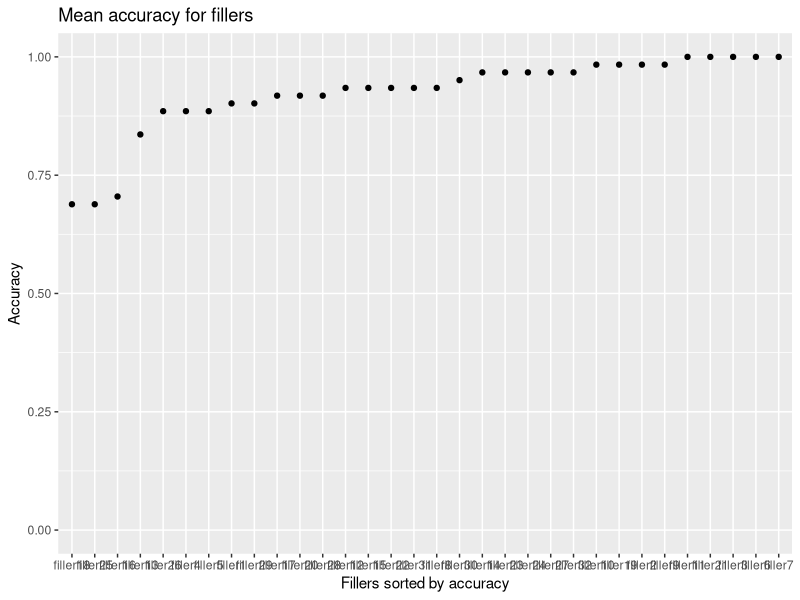
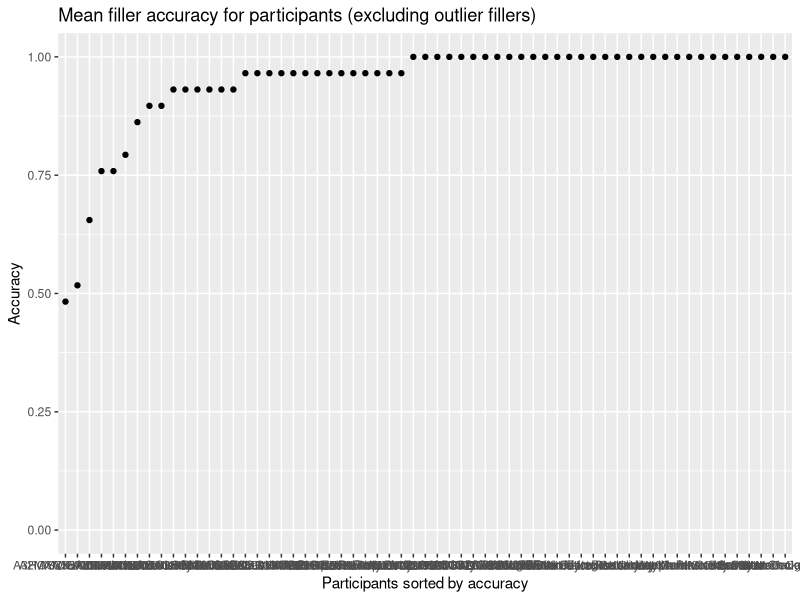
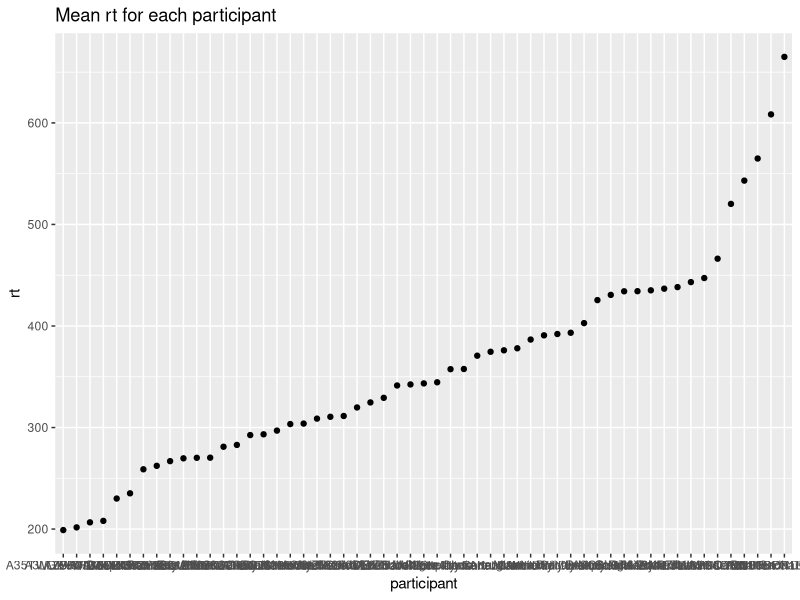
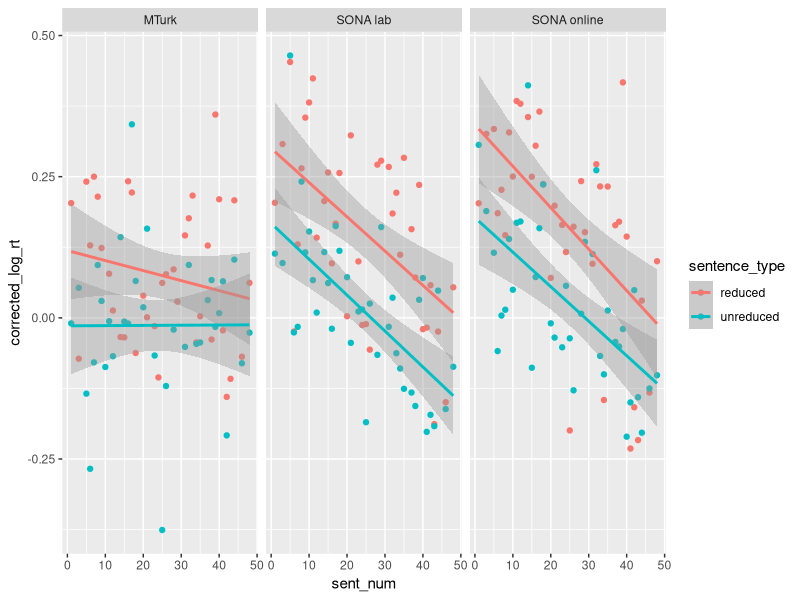

These figures' R source, in order: (Note: this script raises an error after producing the figures.)
## ---- chunk 1
knitr::opts_chunk$set(echo = TRUE)
library(ggplot2)
library(plyr)
library("reshape2")
library(forcats)
library(stringr)
library(lme4)
library(data.table)
library(lmerTest)
library(MASS)
## ---- chunk 2
#Used to get the mean and sd of any dependent variable in a df as grouped by specific independent variables
data_summary <- function(data, varname, groupnames){
  require(plyr)
   length2 <- function (x, na.rm=FALSE) {
        if (na.rm) sum(!is.na(x))
        else       length(x)
    }
  summary_func <- function(x, col){
    c(N    = length2(x[[col]], na.rm=TRUE),
      mean = mean(x[[col]], na.rm=TRUE),
      sd = sd(x[[col]], na.rm=TRUE))
  }
  data_sum<-ddply(data, groupnames, .fun=summary_func,
                  varname)
  data_sum <- rename(data_sum, c("mean" = varname))
  
  data_sum$se <- data_sum$sd / sqrt(data_sum$N)

  ciMult <- qt(0.95/2 + .5, data_sum$N-1)
  data_sum$ci <- data_sum$se * ciMult
 return(data_sum)
}

data_summ <- function(data, varname, groupnames){
  require(plyr)
   length2 <- function (x, na.rm=FALSE) {
        if (na.rm) sum(!is.na(x))
        else       length(x)
    }
  summary_func <- function(x, col){
    c(N    = length2(x[[col]], na.rm=TRUE),
      mean = mean(x[[col]], na.rm=TRUE),
      sd = sd(x[[col]], na.rm=TRUE))
  }
  data_sum<-ddply(data, groupnames, .fun=summary_func,
                  varname)
  data_sum <- rename(data_sum, c("mean" = varname))
 return(data_sum)
}


filter_data <- function(d, filt_var, filt_val){
  m <- mean(d[[filt_var]])
  s <- sd(d[[filt_var]])
  subset(d, d[[filt_var]] > m-(filt_val*s) & d[[filt_var]] < m+(filt_val*s))
}

plot_regions <- function(d,x_val,y_val,group_val) {
  ggplot(data=d,
       aes_string(x=x_val, y=y_val, colour=group_val, group = group_val)) + geom_point() + geom_line()
}

get_diff <- function(d,colname_var, var1, var2, colname_val, new_colname) {
  data_var1 <- subset(d, d[[colname_var]]==var1)
  data_var2 <- subset(d, d[[colname_var]]==var2)
  new <- data_var1
  new[[new_colname]] <- data_var1[[colname_val]] - data_var2[[colname_val]]
  return(new)
}

c. <- function (x) scale(x, scale = FALSE)


## ---- chunk 3

mturk <- read.csv('../Data/mturk.csv', header = TRUE)
mturk$modality <- "MTurk"
mturk_demographic <- read.csv('../Data/mturk_demographic.csv', header = TRUE)
mturk_demographic$modality <- "MTurk"


sona_lab <- read.csv('../Data/sona_lab.csv', header = TRUE)
sona_lab$modality <- "SONA lab"
sona_lab_demographic <- read.csv('../Data/sona_lab_demographic.csv', header = TRUE)
sona_lab_demographic$modality <- "SONA lab"

sona_online <- read.csv('../Data/sona_online.csv', header = TRUE)
sona_online$modality <- "SONA online"
sona_online_demographic <- read.csv('../Data/sona_online_demographic.csv', header = TRUE)
sona_online_demographic$modality <- "SONA online"

spr <- rbind(mturk, sona_lab, sona_online)
spr$word_length <- nchar(as.character(spr$word))
demographic <- rbind(mturk_demographic, sona_lab_demographic, sona_online_demographic)

colnames(demographic) <- c('firstlang_eng', 'first_lang', 'other_langs', 'gender', 'age', 'age_acquisition', 'country', 'participant', 'proficiency', 'education')

## ---- chunk 4

# Exclude non-native speakers
native <- subset(spr, trimws(as.character(participant)) %in% trimws(as.character(demographic[demographic$firstlang_eng != 'No',]$participant)))

# Get accuracy of all filler items
fillers <- subset(native, sentence_type == 'filler')
mean_accs_fillers_byitem <- ddply(fillers, .(sent_id), function(x) mean(x$response, na.rm=T))

mean_accs_fillers_byitem$sent_id <- factor(mean_accs_fillers_byitem$sent_id, levels = unique(mean_accs_fillers_byitem$sent_id[order(mean_accs_fillers_byitem$V1)])) #reordering by accuracy

ggplot(mean_accs_fillers_byitem,aes(x=sent_id, y=V1)) + geom_point() + labs(title = 'Mean accuracy for fillers', x = 'Fillers sorted by accuracy', y = 'Accuracy') + ylim(0, 1)

# Get IDs of outliers that have accuracy below 2sd
outliers <- unique(subset(mean_accs_fillers_byitem, V1 < mean(mean_accs_fillers_byitem$V1) - (2*sd(mean_accs_fillers_byitem$V1)))$sent_id)
length(outliers)

# Get mean accuracy for each participant excluding the outlier items
mean_accs_fillers_byparticipant <- ddply(subset(fillers, !(sent_id %in% outliers)), .(participant,list), function(x) mean(x$response, na.rm=T))

mean_accs_fillers_byparticipant$participant <- factor(mean_accs_fillers_byparticipant$participant, levels = unique(mean_accs_fillers_byparticipant$participant[order(mean_accs_fillers_byparticipant$V1)])) #reordering by accuracy

ggplot(mean_accs_fillers_byparticipant,aes(x=participant, y=V1)) + geom_point() + labs(title = 'Mean filler accuracy for participants (excluding outlier fillers)', x = 'Participants sorted by accuracy', y = 'Accuracy') + ylim(0, 1)

# Exclude participants with accuracy less than 0.8
exclusion_value <- min(mean(mean_accs_fillers_byparticipant$V1) - 2*sd(mean_accs_fillers_byparticipant$V1), 0.8)


accurate <- subset(native, participant %in% mean_accs_fillers_byparticipant[mean_accs_fillers_byparticipant$V1 > 0.8,]$participant)
accurate$region <- trimws(accurate$region)
accurate$sentence <- trimws(accurate$sentence)

# Exclude observations with RTs less than 100 and greater than 2000 ms
no_questions <- subset(accurate, is.na(accurate$response))
no_outliers <- subset(no_questions, rt > 100 & rt < 2000)

# Length correction
mixed_model <- lmer(log(rt) ~ scale(word_length) + (1+scale(word_length)|participant), no_outliers)
no_outliers$corrected_log_rt <- residuals(mixed_model)

mean_rt_bypart <- data_summary(no_outliers, 'rt', 'participant')
mean_rt_bypart$participant <- factor(mean_rt_bypart$participant, levels = unique(mean_rt_bypart$participant[order(mean_rt_bypart$rt)]))
ggplot(mean_rt_bypart,aes(x=participant, y=rt)) + geom_point() + labs(title = 'Mean rt for each participant')


slow_parts <- subset(mean_rt_bypart, rt > mean(mean_rt_bypart$rt) + 3*sd(mean_rt_bypart$rt))

no_slow_parts <- subset(no_outliers, !(participant %in% unique(slow_parts$participant)))
## ---- chunk 5

length(unique(subset(no_slow_parts, modality == 'MTurk')$participant))
length(unique(subset(no_slow_parts, modality == 'SONA lab')$participant))
length(unique(subset(no_slow_parts, modality == 'SONA online')$participant))



by_sentnum <- data_summary(subset(no_slow_parts, region == 'Disambig_region'), 'corrected_log_rt', groupnames = c('sentence_type', 'modality', 'sent_num'))

ggplot(by_sentnum, aes(sent_num, corrected_log_rt, group = sentence_type, colour = sentence_type)) + geom_point() + geom_smooth(method=lm) + facet_wrap(~modality)

## ---- chunk 6

disambig <- subset(no_slow_parts, region == "Disambig_region")
disambig_summary <- data_summ(disambig, 'corrected_log_rt', groupnames = c('sentence_type', 'participant', 'sent_id', 'modality', 'sent_num'))

#disambig_summary <- data_summ(disambig, 'rt', groupnames = c('sentence_type', 'participant', 'sent_id', 'modality', 'sent_num'))

disambig_summary$sent_id_unique <- factor(str_split_fixed(disambig_summary$sent_id, '_', 2)[,1])

disambig_summary$modality <- factor(disambig_summary$modality, levels = c("MTurk", "SONA online", "SONA lab"))
contrasts(disambig_summary$modality) <- "contr.sum"
contrasts(disambig_summary$modality)

disambig_summary$sentence_type <- factor(disambig_summary$sentence_type,levels = c('reduced', 'unreduced'))
contrasts(disambig_summary$sentence_type) <- "contr.sum"
contrasts(disambig_summary$sentence_type)

## ---- chunk 7

model1 <- lmer(corrected_log_rt ~ sentence_type * modality * c.(log(sent_num)) + (1 + sentence_type + c.(log(sent_num)) | participant) + (1 + sentence_type | sent_id_unique), disambig_summary)

print(coef(summary(model1)), digits = 2)

summary(model1)
## ---- chunk 8

# CREATE DATASET WITH PREDICTED MODEL RT

create_dataset <- function(num_participants_pergroup, num_groups, group_names, coef_list, coefs, intercept, effect_size_multiple) {
  
  total_parts <- num_participants_pergroup * num_groups

  num_random_orders <- 2
  num_conds <- 2
  num_lists <- num_random_orders*num_conds
  
  num_items <- 48  #16 critical items, 32 fillers
  r <- c(1:16)  # RRC ids 
  f <- c(17:48) # filler ids 
  
  item_set1 <- sample(c(r,f)) #one random order
  item_set2 <- sample(c(r,f)) #another random order
  
  crit_conds1a <- sample(rep(c(1,-1),8))
  crit_conds1b <- ifelse(crit_conds1a == 1, -1, 1)
  crit_conds2a <- sample(rep(c(1,-1),8))
  crit_conds2b <- ifelse(crit_conds2a == 1, -1, 1)
  
  combined_item_set <- c(item_set1, item_set1, item_set2, item_set2)  # 1A, 1B, 2A, 2B
  combined_crit_conds <- c(crit_conds1a, crit_conds1b, crit_conds2a, crit_conds2b)
  
  conds <- rep(7, length(combined_item_set))
  
  i <- 1
  j <- 1
  # 1 RRC, -1 URC, 0 filler
  for(item in combined_item_set){
    if(item > 16) {
      conds[i] <- 0
    }
    else {
      conds[i] <- combined_crit_conds[j]
      j <- j + 1
    }
    i <- i + 1
  }
  
  sentence_type <- rep(conds, (total_parts/num_lists))
  

  participant <- factor(rep(c(1:total_parts), each = num_items))
  item <- factor(rep(combined_item_set, times = (total_parts/num_lists)))
  sent_num <- rep(c(1:num_items), total_parts)
  sent_num <- c.(log(sent_num))
  modality <- rep(group_names, each = num_participants_pergroup*num_items)
  
  d <- data.frame(participant = participant, sentence_type = sentence_type, sent_num = sent_num, modality = modality, item = item)
  
  d$modality1 <- ifelse(d$modality == group_names[1], 1, 
                        ifelse(d$modality == group_names[3], -1, 0))
  
  d$modality2 <- ifelse(d$modality == group_names[2], 1, 
                        ifelse(d$modality == group_names[3], -1, 0))
  
  d$model_rt <- 0
  
  for(i in c(1:length(coef_list))){
    curr_coef <- 1
    for(item in head(coef_list[[i]])){   # for when there is interaction
      curr_coef <- curr_coef * d[[item]]
    }
    d$model_rt <- d$model_rt + curr_coef*coefs[i]
  }
  d$model_rt <- intercept + effect_size_multiple*d$model_rt
  
  return(d)
}

# ADD RANDOM EFFECTS

add_random.effects_bygroup <- function(df, all_coefs,var_name, group_name, ranef_list) {
  # df is one row in the dataframe (e.g. one row for a participant)
  # all_coefs is a dataframe with as many rows as participants/items
  coefs <- subset(all_coefs, all_coefs[[group_name]] == unique(df[[group_name]]))

  # Initializes varname.rand (e.g. part.rand) with the intercept (i.e. the random intercept)
  df[[paste(var_name, '.rand', sep = "")]] <- coefs$intercept
  
  #For every random slope, gets the value of the slope (e.g. sent_num = 1) and multiplies with random coef (which we got through the mvrnorm)
  for(i in c(1:length(ranef_list))){
    curr_coef <- 1
    for(item in head(ranef_list[[i]])){ # applies for random slopes with interactions
      curr_coef <- curr_coef * df[[item]] 
    }
    
    df[[paste(var_name, '.rand', sep = "")]] <- df[[paste(var_name, '.rand', sep = "")]] + curr_coef*coefs[,i]   # adds the value to varname.rand 
  }
  
  return(df)
}


add_random.effects <- function(df, model, num_participants, num_coefs, colnames, part_ranefs, item_ranefs, part_ranef_list, item_ranef_list) {
  #by participant
  num_total_items <- length(unique(df$item))
  
  # Get a random number for every beta in the model, sampled from the covariance matrix. 
  # Resulting df has one row per participant and as many cols as coefficients in the model. 
  all_by.part.ranef <- data.frame(mvrnorm(num_participants, rep(0, num_coefs), vcov(model)))
  colnames(all_by.part.ranef) <- colnames

  # Get the random vals only for beta that we want to specify random slopes for (as specified in the part_ranefs)
  relevant_by.part.ranef <- subset(all_by.part.ranef, select= part_ranefs)
  relevant_by.part.ranef$participant <- c(1:num_participants) 

  # For every participant, add by participant random effects
  new_df <- ddply(df, .(participant), add_random.effects_bygroup, relevant_by.part.ranef, 'part', 'participant', part_ranef_list)
  
  #by item (Same process as by_participant)
  
  # Resulting df has one row per item and as many cols as coefficients in the model.
  all_by.item.ranef <- data.frame(mvrnorm(num_total_items, rep(0, num_coefs), vcov(model)))
  colnames(all_by.item.ranef) <- colnames
  
  relevant_by.item.ranef <- subset(all_by.item.ranef, select= item_ranefs)
  relevant_by.item.ranef$item <- c(1:num_total_items)
  new_df <- ddply(new_df, .(item), add_random.effects_bygroup, relevant_by.item.ranef, 'item', 'item',item_ranef_list)

  return(new_df)
}

# ADD RESIDUALS

add_residuals <- function(d, model, num_participants) {
  num_items <- 48
  d$residuals <- rnorm(num_items*num_participants, 0,sigma(model))
  return(d)
}

# RUN SIMULATIONS

run_sims <- function(model, num_sims, num_participants, num_groups = 3,  group_names=c('Mturk', 'SONA online', 'SONA lab'), prev_ambig, prev_sent, model_coefs, model_coef_list, model_part_ranef_list, model_item_ranef_list, model_part_ranefs, model_item_ranefs, model_colnames, model_formula, results_colnames, effect_size_multiple=1) {

  num_participants_pergroup <- num_participants/num_groups

  results <- as.data.frame(NULL)

  i <- 0
  convergence_failures <- 0
  #run simulations until you have the desired number of models that converge or the number of failures to converge = desired number of simulations 
  while(i < num_sims & convergence_failures < num_sims) {
    
    curr_df <- create_dataset(num_participants_pergroup, num_groups, group_names, model1_coef_list, model1_coefs[-1], model1_coefs[1], effect_size_multiple)
    
    curr_df$modality <- factor(curr_df$modality, levels = group_names)
    contrasts(curr_df$modality) <- "contr.sum"

    
    curr_df <- add_random.effects(curr_df, model, num_participants, length(model_coefs), model_colnames, model_part_ranefs, model_item_ranefs, model_part_ranef_list, model_item_ranef_list)
    
    curr_df <- add_residuals(curr_df, model, num_participants)
    
    curr_df$predicted_rt <- curr_df$model_rt + curr_df$part.rand + curr_df$item.rand + curr_df$residuals
    
    curr_df_crit <- subset(curr_df, sentence_type != 0)
    
    
    form <- as.formula(paste("predicted_rt ~ ", model_formula))
    new_model <- lmer(form, curr_df_crit,maxfun = 1e+05)
    #return(new_model)
    
    failed_to_converge <-  any( grepl("failed to converge", new_model@optinfo$conv$lme4$messages))  
    
    if(!failed_to_converge) {
      i <- i + 1
      new <- c(coef(summary(new_model))[ , "Estimate"],coef(summary(new_model))[ , "t value"], coef(summary(new_model))[ , "Pr(>|t|)"])
      results <- rbind(results, new)
    }
    else {
      convergence_failures <- convergence_failures + 1
    }
  }
  

  colnames(results) <- results_colnames
  print(paste("Number of models that failed to converge:", convergence_failures))
  return(results)
}


# PRINTING FUNCTION 
# Prints mean coefficient and p-values for al coefficients. Ignores t-values.
print_power <- function(df, num_coefs) {
  print(paste("Number of models: ", nrow(df)))
  i <- 0
  for(col in colnames(df)){
    i <- i + 1
    if(i <= num_coefs) {
      print(paste(col, mean(df[[col]])))
    }
    if(i > num_coefs*2) {
      print('--------------------------------')
      print(col)
      print(paste('< 0.05',(sum(df[[col]] < 0.05))/nrow(df)))
      print(paste('< 0.01',(sum(df[[col]] < 0.01))/nrow(df)))
      print(paste('< 0.005',(sum(df[[col]] < 0.005))/nrow(df)))
      print(paste('< 0.001',(sum(df[[col]] < 0.001))/nrow(df)))
    }
  }
}


## ---- chunk 9

model1_coefs <-  coef(summary(model1))[ , "Estimate"]

model1_coef_list <- list(list('sentence_type'), list('modality1'), list('modality2'), list('sent_num'), list('sentence_type', 'modality1'), list('sentence_type', 'modality2'), list('sentence_type','sent_num'), list('modality1', 'sent_num'), list('modality2', 'sent_num'), list('sentence_type', 'modality1', 'sent_num'), list('sentence_type', 'modality2', 'sent_num') )


#model1_part_ranef_list <- list(list('sentence_type'), list('sent_num'), list('sentence_type', 'sent_num'))
#model1_part_ranefs <- c('intercept', 'sentence_type', 'sent_num', 'sentence_type:sent_num')

model1_part_ranef_list <- list(list('sentence_type'), list('sent_num'))
model1_part_ranefs <- c('intercept', 'sentence_type', 'sent_num')

#model1_item_ranef_list <- list(list('sentence_type'), list('modality1'), list('modality2'), list('sentence_type', 'modality1'), list('sentence_type', 'modality2'))
#model1_item_ranefs <- c('intercept','sentence_type', 'modality1', 'modality2', 'sentence_type:modality1', 'sentence_type:modality2')

model1_item_ranef_list <- list(list('sentence_type'))
model1_item_ranefs <- c('intercept','sentence_type')

model1_colnames <- c('intercept', 'sentence_type', 'modality1', 'modality2', 'sent_num', 'sentence_type:modality1', 'sentence_type:modality2', 'sentence_type:sent_num', 'modality1: sent_num', 'modality2:sent_num', 'sentence_type:modality1:sent_num', 'sentence_type:modality2:sent_num')

model1_results_colnames <- c(model1_colnames, 't.intercept', 't.sentence_type', 't.modality1', 't.modality2', 't.sent_num', 't.sentence_type:modality1', 't.sentence_type:modality2', 't.sentence_type:sent_num', 't.modality1:sent_num', 't.modality2:sent_num', 't.sentence_type:modality1:sent_num', 't.sentence_type:modality2:sent_num', 'p.intercept', 'p.sentence_type', 'p.modality1', 'p.modality2', 'p.sent_num', 'p.sentence_type:modality1', 'p.sentence_type:modality2', 'p.sentence_type:sent_num', 'p.modality1:sent_num', 'p.modality2:sent_num', 'p.sentence_type:modality1:sent_num', 'p.sentence_type:modality2:sent_num')


model1_formula <- "sentence_type * modality * sent_num + (1 + sentence_type+sent_num | participant) + (1 + sentence_type | item)"



## ---- chunk 10

power120 <- run_sims(model = model1, num_sims = 100, num_groups = 3, num_participants = 120 , model_coefs = model1_coefs, model_coef_list = model1_coef_list, model_item_ranef_list = model1_item_ranef_list, model_part_ranef_list = model1_part_ranef_list, model_part_ranefs = model1_part_ranefs, model_item_ranefs = model1_item_ranefs, model_colnames = model1_colnames, model_formula = model1_formula, results_colnames =model1_results_colnames)

## ---- chunk 11

print_power(power120, length(model1_coefs))

## ---- chunk 12

power240 <- run_sims(model = model1, num_sims = 100, num_groups = 3, num_participants = 240 , model_coefs = model1_coefs, model_coef_list = model1_coef_list, model_item_ranef_list = model1_item_ranef_list, model_part_ranef_list = model1_part_ranef_list, model_part_ranefs = model1_part_ranefs, model_item_ranefs = model1_item_ranefs, model_colnames = model1_colnames, model_formula = model1_formula, results_colnames =model1_results_colnames)

## ---- chunk 13

print_power(power240, length(model1_coefs))

## ---- chunk 14

power300 <- run_sims(model = model1, num_sims = 100, num_groups = 3, num_participants = 300 , model_coefs = model1_coefs, model_coef_list = model1_coef_list, model_item_ranef_list = model1_item_ranef_list, model_part_ranef_list = model1_part_ranef_list, model_part_ranefs = model1_part_ranefs, model_item_ranefs = model1_item_ranefs, model_colnames = model1_colnames, model_formula = model1_formula, results_colnames =model1_results_colnames)

## ---- chunk 15

print_power(power300, length(model1_coefs))

## ---- chunk 16

power360 <- run_sims(model = model1, num_sims = 100, num_groups = 3, num_participants = 360 , model_coefs = model1_coefs, model_coef_list = model1_coef_list, model_item_ranef_list = model1_item_ranef_list, model_part_ranef_list = model1_part_ranef_list, model_part_ranefs = model1_part_ranefs, model_item_ranefs = model1_item_ranefs, model_colnames = model1_colnames, model_formula = model1_formula, results_colnames =model1_results_colnames)

## ---- chunk 17

print_power(power360, length(model1_coefs))

## ---- chunk 18

power420 <- run_sims(model = model1, num_sims = 100, num_groups = 3, num_participants = 420  , model_coefs = model1_coefs, model_coef_list = model1_coef_list, model_item_ranef_list = model1_item_ranef_list, model_part_ranef_list = model1_part_ranef_list, model_part_ranefs = model1_part_ranefs, model_item_ranefs = model1_item_ranefs, model_colnames = model1_colnames, model_formula = model1_formula, results_colnames =model1_results_colnames)

## ---- chunk 19

print_power(power420, length(model1_coefs))

## ---- chunk 20

power600 <- run_sims(model = model1, num_sims = 100, num_groups = 3, num_participants = 600  , model_coefs = model1_coefs, model_coef_list = model1_coef_list, model_item_ranef_list = model1_item_ranef_list, model_part_ranef_list = model1_part_ranef_list, model_part_ranefs = model1_part_ranefs, model_item_ranefs = model1_item_ranefs, model_colnames = model1_colnames, model_formula = model1_formula, results_colnames =model1_results_colnames)

## ---- chunk 21

print_power(power600, length(model1_coefs))
